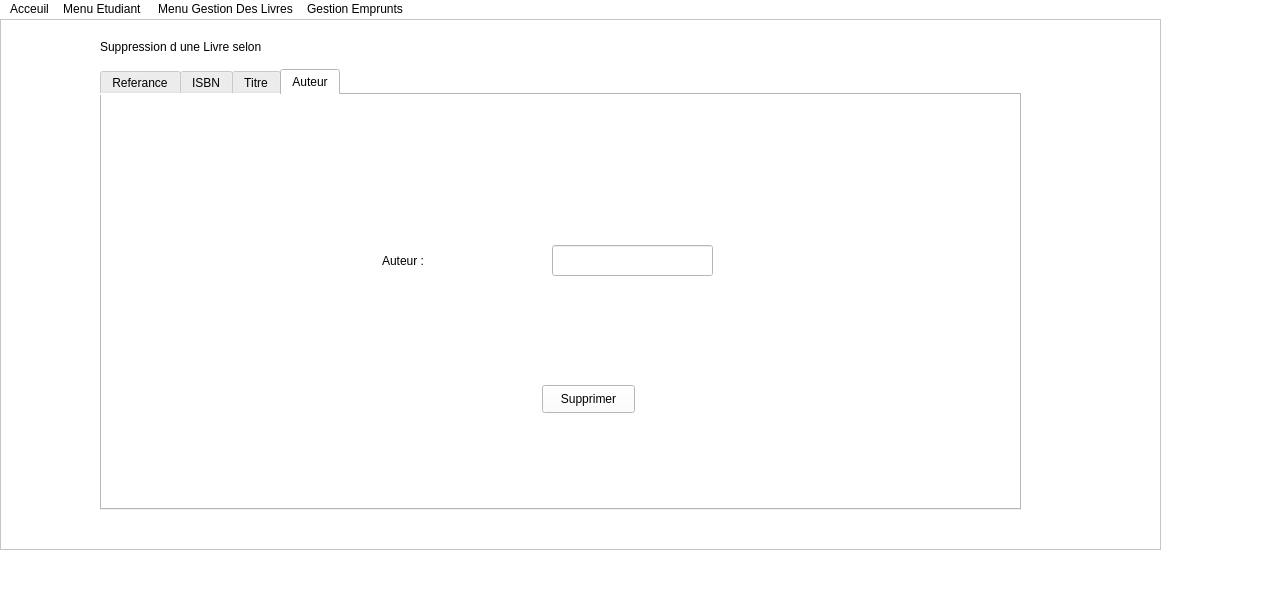
<?xml version="1.0" encoding="UTF-8"?>
<ui version="4.0">
 <class>MainWindow</class>
 <widget class="QMainWindow" name="MainWindow">
  <property name="geometry">
   <rect>
    <x>0</x>
    <y>0</y>
    <width>1285</width>
    <height>592</height>
   </rect>
  </property>
  <property name="windowTitle">
   <string>MainWindow</string>
  </property>
  <property name="styleSheet">
   <string notr="true">color :rgb(0, 0, 0);
font: 87 9pt &quot;Neue Haas Grotesk Text Pro Blac&quot;;
background-color:rgb(255, 255, 255);


</string>
  </property>
  <widget class="QWidget" name="centralwidget">
   <widget class="QFrame" name="frame">
    <property name="geometry">
     <rect>
      <x>0</x>
      <y>0</y>
      <width>1161</width>
      <height>531</height>
     </rect>
    </property>
    <property name="frameShape">
     <enum>QFrame::StyledPanel</enum>
    </property>
    <property name="frameShadow">
     <enum>QFrame::Raised</enum>
    </property>
    <widget class="QLabel" name="label_2">
     <property name="geometry">
      <rect>
       <x>100</x>
       <y>20</y>
       <width>271</width>
       <height>16</height>
      </rect>
     </property>
     <property name="text">
      <string>Suppression d une Livre selon</string>
     </property>
    </widget>
    <widget class="QTabWidget" name="Supprimer">
     <property name="geometry">
      <rect>
       <x>100</x>
       <y>50</y>
       <width>921</width>
       <height>441</height>
      </rect>
     </property>
     <property name="currentIndex">
      <number>3</number>
     </property>
     <widget class="QWidget" name="Referance">
      <attribute name="title">
       <string>Referance</string>
      </attribute>
      <widget class="QLabel" name="label">
       <property name="geometry">
        <rect>
         <x>270</x>
         <y>110</y>
         <width>261</width>
         <height>101</height>
        </rect>
       </property>
       <property name="text">
        <string>Referance</string>
       </property>
      </widget>
      <widget class="QLineEdit" name="lineEdit">
       <property name="geometry">
        <rect>
         <x>560</x>
         <y>150</y>
         <width>161</width>
         <height>31</height>
        </rect>
       </property>
      </widget>
      <widget class="QPushButton" name="pushButton">
       <property name="geometry">
        <rect>
         <x>460</x>
         <y>270</y>
         <width>93</width>
         <height>28</height>
        </rect>
       </property>
       <property name="text">
        <string>Supprimer</string>
       </property>
      </widget>
     </widget>
     <widget class="QWidget" name="ISBN">
      <attribute name="title">
       <string>ISBN</string>
      </attribute>
      <widget class="QLabel" name="label_3">
       <property name="geometry">
        <rect>
         <x>250</x>
         <y>140</y>
         <width>261</width>
         <height>81</height>
        </rect>
       </property>
       <property name="text">
        <string>ISBN :</string>
       </property>
      </widget>
      <widget class="QPushButton" name="pushButton_2">
       <property name="geometry">
        <rect>
         <x>440</x>
         <y>300</y>
         <width>93</width>
         <height>28</height>
        </rect>
       </property>
       <property name="text">
        <string>Supprimer</string>
       </property>
      </widget>
      <widget class="QLineEdit" name="lineEdit_2">
       <property name="geometry">
        <rect>
         <x>530</x>
         <y>170</y>
         <width>161</width>
         <height>31</height>
        </rect>
       </property>
      </widget>
     </widget>
     <widget class="QWidget" name="Titre">
      <attribute name="title">
       <string>Titre</string>
      </attribute>
      <widget class="QLabel" name="label_4">
       <property name="geometry">
        <rect>
         <x>240</x>
         <y>140</y>
         <width>181</width>
         <height>41</height>
        </rect>
       </property>
       <property name="text">
        <string>Titre :</string>
       </property>
      </widget>
      <widget class="QPushButton" name="pushButton_3">
       <property name="geometry">
        <rect>
         <x>440</x>
         <y>280</y>
         <width>93</width>
         <height>28</height>
        </rect>
       </property>
       <property name="text">
        <string>Supprimer</string>
       </property>
      </widget>
      <widget class="QLineEdit" name="lineEdit_3">
       <property name="geometry">
        <rect>
         <x>530</x>
         <y>150</y>
         <width>161</width>
         <height>31</height>
        </rect>
       </property>
      </widget>
     </widget>
     <widget class="QWidget" name="Auteur">
      <attribute name="title">
       <string>Auteur</string>
      </attribute>
      <widget class="QLabel" name="label_5">
       <property name="geometry">
        <rect>
         <x>280</x>
         <y>140</y>
         <width>171</width>
         <height>51</height>
        </rect>
       </property>
       <property name="text">
        <string>Auteur :</string>
       </property>
      </widget>
      <widget class="QPushButton" name="pushButton_4">
       <property name="geometry">
        <rect>
         <x>440</x>
         <y>290</y>
         <width>93</width>
         <height>28</height>
        </rect>
       </property>
       <property name="text">
        <string>Supprimer</string>
       </property>
      </widget>
      <widget class="QLineEdit" name="lineEdit_4">
       <property name="geometry">
        <rect>
         <x>450</x>
         <y>150</y>
         <width>161</width>
         <height>31</height>
        </rect>
       </property>
      </widget>
     </widget>
    </widget>
   </widget>
  </widget>
  <widget class="QMenuBar" name="menubar">
   <property name="geometry">
    <rect>
     <x>0</x>
     <y>0</y>
     <width>1285</width>
     <height>25</height>
    </rect>
   </property>
   <widget class="QMenu" name="menuAcceuil">
    <property name="title">
     <string>Acceuil</string>
    </property>
   </widget>
   <widget class="QMenu" name="menuMenu_Etudiant">
    <property name="title">
     <string>Menu Etudiant </string>
    </property>
    <widget class="QMenu" name="menuMise_a_jour_Etudiant">
     <property name="title">
      <string>Mise a jour Etudiant</string>
     </property>
     <addaction name="actionAjouter_Etudiant"/>
     <addaction name="separator"/>
     <addaction name="actionSupprimer_Etudiant"/>
     <addaction name="separator"/>
     <addaction name="actionModifier_Etudiant"/>
    </widget>
    <widget class="QMenu" name="menuRecherche_et_Affichage">
     <property name="title">
      <string>Recherche et Affichage</string>
     </property>
     <addaction name="actionContenue_du_dictionnaire_Etudiant"/>
     <addaction name="separator"/>
     <addaction name="actionRecherche_par_numero_inscription"/>
    </widget>
    <addaction name="menuMise_a_jour_Etudiant"/>
    <addaction name="separator"/>
    <addaction name="menuRecherche_et_Affichage"/>
   </widget>
   <widget class="QMenu" name="menuMenu_Gestion_Des_Livres">
    <property name="title">
     <string>Menu Gestion Des Livres</string>
    </property>
    <widget class="QMenu" name="menuMise_a_jour">
     <property name="title">
      <string>Mise a jour</string>
     </property>
     <addaction name="actionAjouter_un_nouvel_Livre"/>
     <addaction name="actionSupprimer"/>
     <addaction name="actionModifier_nombre_d_exemplaires_d_un_Livre"/>
    </widget>
    <widget class="QMenu" name="menuRecherche_et_Affichage_2">
     <property name="title">
      <string>Recherche et Affichage</string>
     </property>
     <addaction name="actionContenue_du_dictionnaire_livre"/>
     <addaction name="actionRecherche_par_Referance"/>
    </widget>
    <addaction name="menuMise_a_jour"/>
    <addaction name="menuRecherche_et_Affichage_2"/>
   </widget>
   <widget class="QMenu" name="menuGestion_Emprunts">
    <property name="title">
     <string>Gestion Emprunts</string>
    </property>
    <widget class="QMenu" name="menuMise_a_jour_2">
     <property name="title">
      <string>Mise a jour</string>
     </property>
     <addaction name="actionAjouter_un_nouvel_emprunt"/>
     <addaction name="actionRetour_d_un_emprunt"/>
     <addaction name="actionSupprimer_d_un_emprunt"/>
     <addaction name="actionModifier_emprunt"/>
    </widget>
    <widget class="QMenu" name="menuRecherche_Affichage">
     <property name="title">
      <string>Recherche ,Affichage</string>
     </property>
     <addaction name="actionContenu_du_dictionnaire_emprunt"/>
     <addaction name="actionRecherche_emprunt_par_livre"/>
    </widget>
    <addaction name="menuMise_a_jour_2"/>
    <addaction name="menuRecherche_Affichage"/>
   </widget>
   <addaction name="menuAcceuil"/>
   <addaction name="menuMenu_Etudiant"/>
   <addaction name="menuMenu_Gestion_Des_Livres"/>
   <addaction name="menuGestion_Emprunts"/>
  </widget>
  <widget class="QStatusBar" name="statusbar"/>
  <action name="actionAjouter_Etudiant">
   <property name="checkable">
    <bool>false</bool>
   </property>
   <property name="text">
    <string>Ajouter Etudiant</string>
   </property>
  </action>
  <action name="actionEtudiant_Donnee">
   <property name="text">
    <string>Etudiant Donnee</string>
   </property>
  </action>
  <action name="actionUne_Section_Donnee">
   <property name="text">
    <string>Une Section Donnee</string>
   </property>
  </action>
  <action name="actionUn_Niveau_Donnee">
   <property name="text">
    <string>Un Niveau Donnee</string>
   </property>
  </action>
  <action name="actionSection_et_Niveau">
   <property name="text">
    <string>Section et Niveau</string>
   </property>
  </action>
  <action name="actionTel">
   <property name="text">
    <string>Tel</string>
   </property>
  </action>
  <action name="actionMail">
   <property name="text">
    <string>Mail</string>
   </property>
  </action>
  <action name="actionAdresse">
   <property name="text">
    <string>Adresse</string>
   </property>
  </action>
  <action name="actionContenue_du_dictionnaire_Etudiant">
   <property name="text">
    <string>Afficher les Etudiant</string>
   </property>
  </action>
  <action name="actionRecherche_par_numero_inscription">
   <property name="text">
    <string>Recherche</string>
   </property>
  </action>
  <action name="actionRecherche_par_section">
   <property name="text">
    <string>Recherche par section</string>
   </property>
  </action>
  <action name="actionRecherche_par_section_et_Niveau">
   <property name="text">
    <string>Recherche par section et Niveau </string>
   </property>
  </action>
  <action name="actionRecherche_par_Niveau">
   <property name="text">
    <string>Recherche par Niveau</string>
   </property>
  </action>
  <action name="actionAjouter_un_nouvel_Livre">
   <property name="text">
    <string>Ajouter un nouvel Livre</string>
   </property>
  </action>
  <action name="actionModifier_nombre_d_exemplaires_d_un_Livre">
   <property name="text">
    <string>Modifier nombre d exemplaires d un Livre</string>
   </property>
  </action>
  <action name="actionLivre_donnee">
   <property name="text">
    <string>Livre donnee</string>
   </property>
  </action>
  <action name="actionLivres_d_un_auteur">
   <property name="text">
    <string>Livres d un auteur</string>
   </property>
  </action>
  <action name="actionLivres_d_une_annee_donnee">
   <property name="text">
    <string>Livres d une annee donnee</string>
   </property>
  </action>
  <action name="actionContenue_du_dictionnaire_livre">
   <property name="text">
    <string>Afficher les Livres</string>
   </property>
  </action>
  <action name="actionRecherche_par_Referance">
   <property name="text">
    <string>Rechercher</string>
   </property>
  </action>
  <action name="actionRecherche_par_titre">
   <property name="text">
    <string>Recherche par titre</string>
   </property>
  </action>
  <action name="actionRecherche_par_annee_edition_donne">
   <property name="text">
    <string>Recherche par annee edition donne</string>
   </property>
  </action>
  <action name="actionRecherche_et_Affichage_des_livres_par_ordre_alphabetique">
   <property name="text">
    <string>Recherche et Affichage des livres par ordre alphabetique</string>
   </property>
  </action>
  <action name="actionAjouter_un_nouvel_emprunt">
   <property name="text">
    <string>Ajouter un nouvel emprunt</string>
   </property>
  </action>
  <action name="actionRetour_d_un_emprunt">
   <property name="text">
    <string>Retour d un emprunt</string>
   </property>
  </action>
  <action name="actionSupprimer_d_un_emprunt">
   <property name="text">
    <string>Supprimer d un emprunt</string>
   </property>
  </action>
  <action name="actionDate_emprunt">
   <property name="text">
    <string>Date emprunt</string>
   </property>
  </action>
  <action name="actionDate_Retour">
   <property name="text">
    <string>Date Retour</string>
   </property>
  </action>
  <action name="actionContenu_du_dictionnaire_emprunt">
   <property name="text">
    <string>Afficher les Emprunts</string>
   </property>
  </action>
  <action name="actionRecherche_emprunt_par_livre">
   <property name="text">
    <string>Recherche</string>
   </property>
  </action>
  <action name="actionRecherche_emprunt_par_etudiant">
   <property name="text">
    <string>Recherche emprunt par etudiant</string>
   </property>
  </action>
  <action name="actionRecherche_livres_empruntee_a_une_date_donnee">
   <property name="text">
    <string>Recherche livres empruntee a une date donnee</string>
   </property>
  </action>
  <action name="actionRecherche_livres_retournee_a_une_date_donne">
   <property name="text">
    <string>Recherche livres retournee a une date donne</string>
   </property>
  </action>
  <action name="actionRecherche_livres_empruntee_entre_2_dates_donnee">
   <property name="text">
    <string>Recherche livres empruntee entre 2 dates donnee</string>
   </property>
  </action>
  <action name="actionRecherche_livres_retournee_entre_2_date_donne">
   <property name="text">
    <string>Recherche livres retournee entre 2 date donne</string>
   </property>
  </action>
  <action name="actionSupprimer_Etudiant">
   <property name="text">
    <string>Supprimer Etudiant</string>
   </property>
  </action>
  <action name="actionModifier_Etudiant">
   <property name="text">
    <string>Modifier Etudiant</string>
   </property>
  </action>
  <action name="actionRecuperer_les_donnee">
   <property name="text">
    <string>Recuperer les donnee</string>
   </property>
  </action>
  <action name="actionEnregistrer_Ficher_Livres">
   <property name="text">
    <string>Enregistrer Ficher Livres</string>
   </property>
  </action>
  <action name="actionEnregistrer_Ficher_Emprunt">
   <property name="text">
    <string>Enregistrer Ficher Emprunt</string>
   </property>
  </action>
  <action name="actionRecuperer_Ficher_Etudiant">
   <property name="text">
    <string>Recuperer Ficher Etudiant</string>
   </property>
  </action>
  <action name="actionRecuperer_Ficher_Livres">
   <property name="text">
    <string>Recuperer Ficher Livres</string>
   </property>
  </action>
  <action name="actionRecuperer_Ficher_Emprunt">
   <property name="text">
    <string>Recuperer Ficher Emprunt</string>
   </property>
  </action>
  <action name="actionSupprimer">
   <property name="text">
    <string>Supprimer</string>
   </property>
  </action>
  <action name="actionModifier_emprunt">
   <property name="text">
    <string>Modifier emprunt</string>
   </property>
  </action>
 </widget>
 <resources/>
 <connections/>
</ui>
